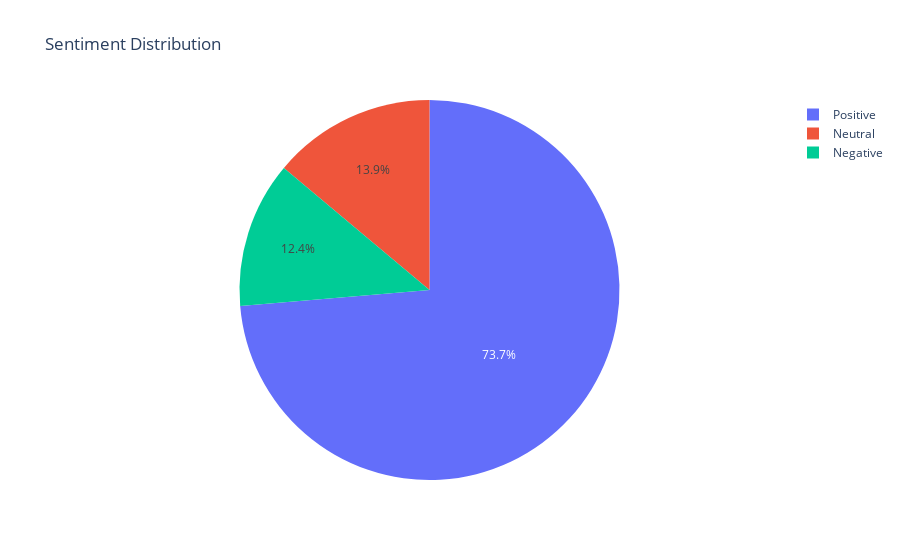

The code cell stored with this chart in its notebook:
### Code cell
labels = sentiment_counts['Sentiment']
values = sentiment_counts['Count']

fig = go.Figure(data=[go.Pie(labels=labels, values=values)])

fig.update_layout(
    title='Sentiment Distribution',
)

fig.show()

### Figure 1 — Plotly figure (JSON) as saved in the notebook; plotly's stock layout.template omitted (floating-point values rounded to 4 significant figures)
{"data": [{"labels": ["Positive", "Neutral", "Negative"], "type": "pie", "values": [7155.0, 1350.0, 1208.0]}], "layout": {"title": {"text": "Sentiment Distribution"}}}
